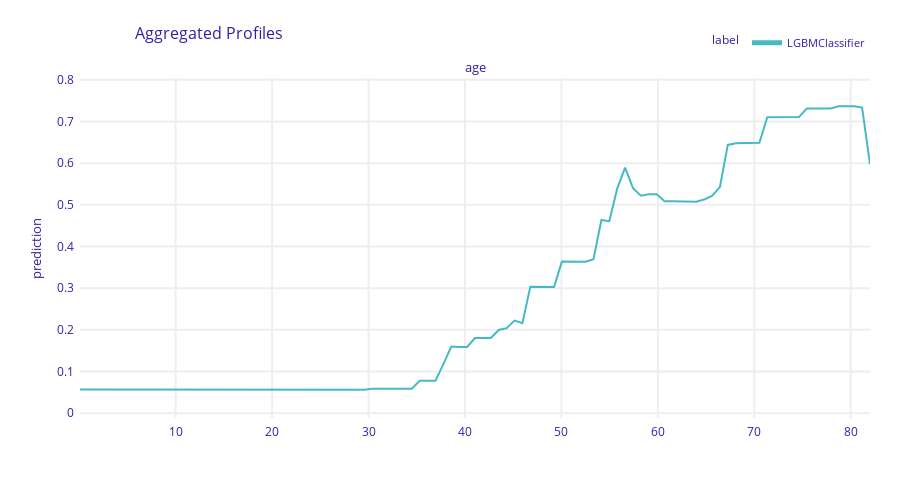

The cell this chart's notebook holds for it:
### Code cell
#ALE plot for age 
exp.model_profile(type = 'accumulated',
          variables = ["age"],
                 verbose=False).plot()

### Figure 1 — Plotly figure (JSON) as saved in the notebook; plotly's stock layout.template omitted (floating-point values rounded to 4 significant figures; data arrays with more than 128 entries replaced by an {"elided": "..."} marker saying what was removed)
{"data": [{"customdata": {"elided": "101x3 mixed values"}, "hovertemplate": "<b>%{hovertext}</b><br><br>prediction=%{y:.3f}<br>mean_prediction=%{customdata[0]:.3f}<extra></extra>", "hovertext": ["LGBMClassifier", "LGBMClassifier", "LGBMClassifier", "LGBMClassifier", "LGBMClassifier", "LGBMClassifier", "LGBMClassifier", "LGBMClassifier", "LGBMClassifier", "LGBMClassifier", "LGBMClassifier", "LGBMClassifier", "LGBMClassifier", "LGBMClassifier", "LGBMClassifier", "LGBMClassifier", "LGBMClassifier", "LGBMClassifier", "LGBMClassifier", "LGBMClassifier", "LGBMClassifier", "LGBMClassifier", "LGBMClassifier", "LGBMClassifier", "LGBMClassifier", "LGBMClassifier", "LGBMClassifier", "LGBMClassifier", "LGBMClassifier", "LGBMClassifier", "LGBMClassifier", "LGBMClassifier", "LGBMClassifier", "LGBMClassifier", "LGBMClassifier", "LGBMClassifier", "LGBMClassifier", "LGBMClassifier", "LGBMClassifier", "LGBMClassifier", "LGBMClassifier", "LGBMClassifier", "LGBMClassifier", "LGBMClassifier", "LGBMClassifier", "LGBMClassifier", "LGBMClassifier", "LGBMClassifier", "LGBMClassifier", "LGBMClassifier", "LGBMClassifier", "LGBMClassifier", "LGBMClassifier", "LGBMClassifier", "LGBMClassifier", "LGBMClassifier", "LGBMClassifier", "LGBMClassifier", "LGBMClassifier", "LGBMClassifier", "LGBMClassifier", "LGBMClassifier", "LGBMClassifier", "LGBMClassifier", "LGBMClassifier", "LGBMClassifier", "LGBMClassifier", "LGBMClassifier", "LGBMClassifier", "LGBMClassifier", "LGBMClassifier", "LGBMClassifier", "LGBMClassifier", "LGBMClassifier", "LGBMClassifier", "LGBMClassifier", "LGBMClassifier", "LGBMClassifier", "LGBMClassifier", "LGBMClassifier", "LGBMClassifier", "LGBMClassifier", "LGBMClassifier", "LGBMClassifier", "LGBMClassifier", "LGBMClassifier", "LGBMClassifier", "LGBMClassifier", "LGBMClassifier", "LGBMClassifier", "LGBMClassifier", "LGBMClassifier", "LGBMClassifier", "LGBMClassifier", "LGBMClassifier", "LGBMClassifier", "LGBMClassifier", "LGBMClassifier", "LGBMClassifier", "LGBMClassifier", "LGBMClassifier"], "legendgroup": "LGBMClassifier", "line": {"color": "#46bac2", "dash": "solid", "width": 2}, "marker": {"symbol": "circle"}, "mode": "lines", "name": "LGBMClassifier", "opacity": 1, "orientation": "v", "showlegend": true, "type": "scatter", "x": [0.08, 0.8992, 1.718, 2.538, 3.357, 4.176, 4.995, 5.814, 6.634, 7.453, 8.272, 9.091, 9.91, 10.73, 11.55, 12.37, 13.19, 14.01, 14.83, 15.64, 16.46, 17.28, 18.1, 18.92, 19.74, 20.56, 21.38, 22.2, 23.02, 23.84, 24.66, 25.48, 26.29, 27.11, 27.93, 28.75, 29.57, 30.39, 31.21, 32.03, 32.85, 33.67, 34.49, 35.31, 36.12, 36.94, 37.76, 38.58, 39.4, 40.22, 41.04, 41.86, 42.68, 43.5, 44.32, 45.14, 45.96, 46.77, 47.59, 48.41, 49.23, 50.05, 50.87, 51.69, 52.51, 53.33, 54.15, 54.97, 55.79, 56.6, 57.42, 58.24, 59.06, 59.88, 60.7, 61.52, 62.34, 63.16, 63.98, 64.8, 65.62, 66.44, 67.25, 68.07, 68.89, 69.71, 70.53, 71.35, 72.17, 72.99, 73.81, 74.63, 75.45, 76.27, 77.08, 77.9, 78.72, 79.54, 80.36, 81.18, 82], "xaxis": "x", "y": [0.05658, 0.05658, 0.05658, 0.05658, 0.05658, 0.05635, 0.05635, 0.05635, 0.05635, 0.05635, 0.05635, 0.05635, 0.05635, 0.05635, 0.05634, 0.05634, 0.05634, 0.05634, 0.05634, 0.05634, 0.05634, 0.05634, 0.05634, 0.05634, 0.05634, 0.05634, 0.05634, 0.05634, 0.05634, 0.05634, 0.05634, 0.05634, 0.05634, 0.05634, 0.05634, 0.05634, 0.05634, 0.05829, 0.05829, 0.05846, 0.05846, 0.05845, 0.05845, 0.07763, 0.07763, 0.07763, 0.1175, 0.1597, 0.159, 0.159, 0.1803, 0.1803, 0.1803, 0.1997, 0.204, 0.2222, 0.2157, 0.3033, 0.3033, 0.3028, 0.3028, 0.3636, 0.3636, 0.3636, 0.3634, 0.3692, 0.4636, 0.4607, 0.5388, 0.5892, 0.5398, 0.5217, 0.5251, 0.5251, 0.5083, 0.5083, 0.5082, 0.5082, 0.5075, 0.5125, 0.5215, 0.5424, 0.6437, 0.6479, 0.6479, 0.649, 0.6489, 0.7104, 0.7105, 0.7105, 0.7105, 0.7105, 0.7312, 0.7312, 0.7312, 0.7312, 0.7363, 0.7363, 0.7363, 0.7334, 0.5975], "yaxis": "y"}], "layout": {"annotations": [{"font": {"size": 13}, "showarrow": false, "text": "age", "x": 0.5, "xanchor": "center", "xref": "paper", "y": 1, "yanchor": "bottom", "yref": "paper"}, {"font": {"size": 13}, "showarrow": false, "text": "prediction", "textangle": -90, "x": -0.07, "xref": "paper", "y": 0.5, "yref": "paper"}], "font": {"color": "#371ea3"}, "height": 489, "hovermode": "x unified", "legend": {"font": {"size": 11}, "itemsizing": "constant", "orientation": "h", "title": {"font": {"size": 12}, "text": "label"}, "tracegroupgap": 0, "x": 1, "xanchor": "right", "y": 1.061, "yanchor": "bottom"}, "margin": {"b": 71, "r": 30, "t": 78}, "title": {"font": {"size": 16}, "text": "Aggregated Profiles", "x": 0.15}, "xaxis": {"anchor": "y", "automargin": true, "domain": [0, 1], "fixedrange": true, "gridwidth": 2, "showticklabels": true, "tickcolor": "white", "ticklen": 3, "ticks": "outside", "title": {"text": ""}, "type": "linear", "zeroline": false}, "yaxis": {"anchor": "x", "automargin": true, "domain": [0, 1], "fixedrange": true, "gridwidth": 2, "range": [-0.01166, 0.8043], "tickcolor": "white", "ticklen": 3, "ticks": "outside", "title": {"text": ""}, "type": "linear", "zeroline": false}}}
